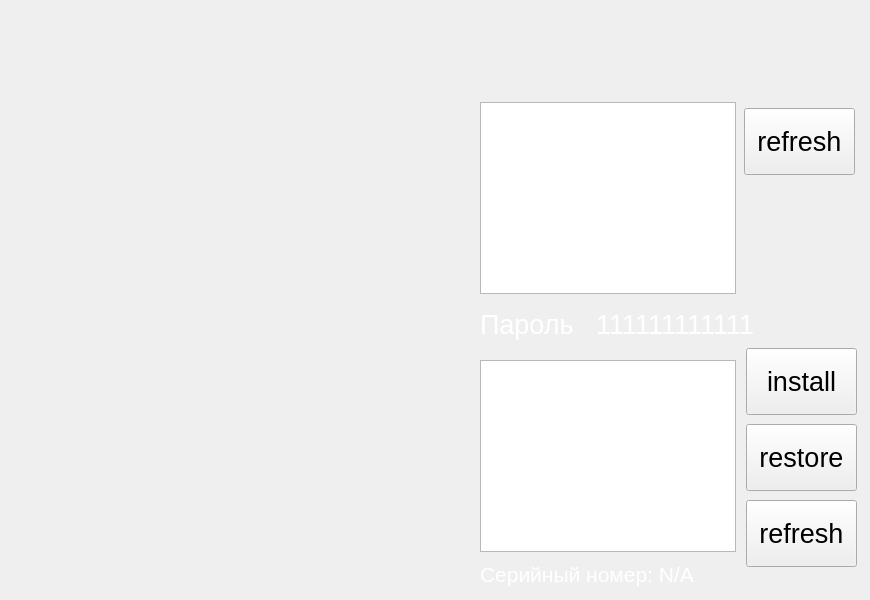
<?xml version="1.0" encoding="UTF-8"?>
<ui version="4.0">
 <class>SettingsWifiLeftForm</class>
 <widget class="QWidget" name="SettingsWifiLeftForm">
  <property name="geometry">
   <rect>
    <x>0</x>
    <y>0</y>
    <width>870</width>
    <height>600</height>
   </rect>
  </property>
  <property name="windowTitle">
   <string>Form</string>
  </property>
  <widget class="QFrame" name="frame_background">
   <property name="geometry">
    <rect>
     <x>0</x>
     <y>0</y>
     <width>870</width>
     <height>600</height>
    </rect>
   </property>
   <property name="styleSheet">
    <string notr="true">QFrame#frame_background
{
	background-image: url(:/Images/Images/service/global/password/backgrounds/service_generalSettings_sub-background_password.png);
}</string>
   </property>
   <property name="frameShape">
    <enum>QFrame::NoFrame</enum>
   </property>
   <property name="frameShadow">
    <enum>QFrame::Plain</enum>
   </property>
   <widget class="QPushButton" name="pushButton_1">
    <property name="geometry">
     <rect>
      <x>76</x>
      <y>102</y>
      <width>92</width>
      <height>91</height>
     </rect>
    </property>
    <property name="styleSheet">
     <string notr="true">QPushButton
{
	border-style:none;
	outline: none;
}
QPushButton::pressed
{
	border-style:none;
	outline: none;
	background-image: url(:/Images/Images/service/global/password/buttons/service_generalSettings_password_button_1_on.png);
}
</string>
    </property>
    <property name="text">
     <string/>
    </property>
   </widget>
   <widget class="QPushButton" name="pushButton_2">
    <property name="geometry">
     <rect>
      <x>198</x>
      <y>102</y>
      <width>92</width>
      <height>91</height>
     </rect>
    </property>
    <property name="styleSheet">
     <string notr="true">QPushButton
{
	border-style:none;
	outline: none;
}
QPushButton::pressed
{
	border-style:none;
	outline: none;
	background-image: url(:/Images/Images/service/global/password/buttons/service_generalSettings_password_button_2_on.png);
}
</string>
    </property>
    <property name="text">
     <string/>
    </property>
   </widget>
   <widget class="QPushButton" name="pushButton_3">
    <property name="geometry">
     <rect>
      <x>318</x>
      <y>102</y>
      <width>92</width>
      <height>91</height>
     </rect>
    </property>
    <property name="styleSheet">
     <string notr="true">QPushButton
{
	border-style:none;
	outline: none;
}
QPushButton::pressed
{
	border-style:none;
	outline: none;
	background-image: url(:/Images/Images/service/global/password/buttons/service_generalSettings_password_button_3_on.png);
}
</string>
    </property>
    <property name="text">
     <string/>
    </property>
   </widget>
   <widget class="QPushButton" name="pushButton_4">
    <property name="geometry">
     <rect>
      <x>76</x>
      <y>216</y>
      <width>92</width>
      <height>91</height>
     </rect>
    </property>
    <property name="styleSheet">
     <string notr="true">QPushButton
{
	border-style:none;
	outline: none;
}
QPushButton::pressed
{
	border-style:none;
	outline: none;
	background-image: url(:/Images/Images/service/global/password/buttons/service_generalSettings_password_button_4_on.png);
}
</string>
    </property>
    <property name="text">
     <string/>
    </property>
   </widget>
   <widget class="QPushButton" name="pushButton_5">
    <property name="geometry">
     <rect>
      <x>198</x>
      <y>218</y>
      <width>92</width>
      <height>91</height>
     </rect>
    </property>
    <property name="styleSheet">
     <string notr="true">QPushButton
{
	border-style:none;
	outline: none;
}
QPushButton::pressed
{
	border-style:none;
	outline: none;
	background-image: url(:/Images/Images/service/global/password/buttons/service_generalSettings_password_button_5_on.png);
}
</string>
    </property>
    <property name="text">
     <string/>
    </property>
   </widget>
   <widget class="QPushButton" name="pushButton_6">
    <property name="geometry">
     <rect>
      <x>318</x>
      <y>218</y>
      <width>92</width>
      <height>91</height>
     </rect>
    </property>
    <property name="styleSheet">
     <string notr="true">QPushButton
{
	border-style:none;
	outline: none;
}
QPushButton::pressed
{
	border-style:none;
	outline: none;
	background-image: url(:/Images/Images/service/global/password/buttons/service_generalSettings_password_button_6_on.png);
}
</string>
    </property>
    <property name="text">
     <string/>
    </property>
   </widget>
   <widget class="QPushButton" name="pushButton_7">
    <property name="geometry">
     <rect>
      <x>76</x>
      <y>334</y>
      <width>92</width>
      <height>91</height>
     </rect>
    </property>
    <property name="styleSheet">
     <string notr="true">QPushButton
{
	border-style:none;
	outline: none;
}
QPushButton::pressed
{
	border-style:none;
	outline: none;
	background-image: url(:/Images/Images/service/global/password/buttons/service_generalSettings_password_button_7_on.png);
}
</string>
    </property>
    <property name="text">
     <string/>
    </property>
   </widget>
   <widget class="QPushButton" name="pushButton_8">
    <property name="geometry">
     <rect>
      <x>196</x>
      <y>332</y>
      <width>92</width>
      <height>91</height>
     </rect>
    </property>
    <property name="styleSheet">
     <string notr="true">QPushButton
{
	border-style:none;
	outline: none;
}
QPushButton::pressed
{
	border-style:none;
	outline: none;
	background-image: url(:/Images/Images/service/global/password/buttons/service_generalSettings_password_button_8_on.png);
}
</string>
    </property>
    <property name="text">
     <string/>
    </property>
   </widget>
   <widget class="QPushButton" name="pushButton_9">
    <property name="geometry">
     <rect>
      <x>316</x>
      <y>334</y>
      <width>92</width>
      <height>91</height>
     </rect>
    </property>
    <property name="styleSheet">
     <string notr="true">QPushButton
{
	border-style:none;
	outline: none;
}
QPushButton::pressed
{
	border-style:none;
	outline: none;
	background-image: url(:/Images/Images/service/global/password/buttons/service_generalSettings_password_button_9_on.png);
}
</string>
    </property>
    <property name="text">
     <string/>
    </property>
   </widget>
   <widget class="QPushButton" name="pushButton_0">
    <property name="geometry">
     <rect>
      <x>76</x>
      <y>450</y>
      <width>92</width>
      <height>91</height>
     </rect>
    </property>
    <property name="styleSheet">
     <string notr="true">QPushButton
{
	border-style:none;
	outline: none;
}
QPushButton::pressed
{
	border-style:none;
	outline: none;
	background-image: url(:/Images/Images/service/global/password/buttons/service_generalSettings_password_button_0_on.png);
}
</string>
    </property>
    <property name="text">
     <string/>
    </property>
   </widget>
   <widget class="QPushButton" name="pushButton_backspace">
    <property name="geometry">
     <rect>
      <x>198</x>
      <y>450</y>
      <width>92</width>
      <height>91</height>
     </rect>
    </property>
    <property name="styleSheet">
     <string notr="true">QPushButton
{
	border-style:none;
	outline: none;
}
QPushButton::pressed
{
	border-style:none;
	outline: none;
	background-image: url(:/Images/Images/service/global/password/buttons/service_generalSettings_password_button_backspace_on.png);
}
</string>
    </property>
    <property name="text">
     <string/>
    </property>
   </widget>
   <widget class="QPushButton" name="pushButton_save">
    <property name="geometry">
     <rect>
      <x>316</x>
      <y>450</y>
      <width>92</width>
      <height>91</height>
     </rect>
    </property>
    <property name="styleSheet">
     <string notr="true">QPushButton
{
	border-style:none;
	outline: none;
}
QPushButton::pressed
{
	border-style:none;
	outline: none;
	background-image: url(:/Images/Images/service/global/password/buttons/service_generalSettings_password_button_save_on.png);
}
</string>
    </property>
    <property name="text">
     <string/>
    </property>
   </widget>
   <widget class="QListView" name="listView_wifis">
    <property name="geometry">
     <rect>
      <x>480</x>
      <y>102</y>
      <width>256</width>
      <height>192</height>
     </rect>
    </property>
    <property name="font">
     <font>
      <pointsize>20</pointsize>
     </font>
    </property>
    <property name="viewMode">
     <enum>QListView::ListMode</enum>
    </property>
   </widget>
   <widget class="QLabel" name="label">
    <property name="geometry">
     <rect>
      <x>480</x>
      <y>308</y>
      <width>99</width>
      <height>33</height>
     </rect>
    </property>
    <property name="font">
     <font>
      <pointsize>20</pointsize>
     </font>
    </property>
    <property name="styleSheet">
     <string notr="true">color: white;</string>
    </property>
    <property name="text">
     <string>Пароль</string>
    </property>
   </widget>
   <widget class="QLabel" name="label_password">
    <property name="geometry">
     <rect>
      <x>596</x>
      <y>308</y>
      <width>247</width>
      <height>33</height>
     </rect>
    </property>
    <property name="font">
     <font>
      <pointsize>20</pointsize>
     </font>
    </property>
    <property name="styleSheet">
     <string notr="true">color: white;</string>
    </property>
    <property name="text">
     <string>111111111111</string>
    </property>
   </widget>
   <widget class="QPushButton" name="pushButton_refresh">
    <property name="geometry">
     <rect>
      <x>744</x>
      <y>108</y>
      <width>111</width>
      <height>67</height>
     </rect>
    </property>
    <property name="font">
     <font>
      <pointsize>20</pointsize>
     </font>
    </property>
    <property name="text">
     <string>refresh</string>
    </property>
   </widget>
   <widget class="QListView" name="listView_versions">
    <property name="geometry">
     <rect>
      <x>480</x>
      <y>360</y>
      <width>256</width>
      <height>192</height>
     </rect>
    </property>
    <property name="font">
     <font>
      <pointsize>20</pointsize>
     </font>
    </property>
    <property name="viewMode">
     <enum>QListView::ListMode</enum>
    </property>
   </widget>
   <widget class="QPushButton" name="pushButton_install">
    <property name="geometry">
     <rect>
      <x>746</x>
      <y>348</y>
      <width>111</width>
      <height>67</height>
     </rect>
    </property>
    <property name="font">
     <font>
      <pointsize>20</pointsize>
     </font>
    </property>
    <property name="text">
     <string>install</string>
    </property>
   </widget>
   <widget class="QPushButton" name="pushButton_restore">
    <property name="geometry">
     <rect>
      <x>746</x>
      <y>424</y>
      <width>111</width>
      <height>67</height>
     </rect>
    </property>
    <property name="font">
     <font>
      <pointsize>20</pointsize>
     </font>
    </property>
    <property name="text">
     <string>restore</string>
    </property>
   </widget>
   <widget class="QPushButton" name="pushButton_versionsRefresh">
    <property name="geometry">
     <rect>
      <x>746</x>
      <y>500</y>
      <width>111</width>
      <height>67</height>
     </rect>
    </property>
    <property name="font">
     <font>
      <pointsize>20</pointsize>
     </font>
    </property>
    <property name="text">
     <string>refresh</string>
    </property>
   </widget>
   <widget class="QLabel" name="label_status">
    <property name="geometry">
     <rect>
      <x>480</x>
      <y>556</y>
      <width>251</width>
      <height>33</height>
     </rect>
    </property>
    <property name="font">
     <font>
      <pointsize>20</pointsize>
     </font>
    </property>
    <property name="styleSheet">
     <string notr="true">color: white;</string>
    </property>
    <property name="text">
     <string/>
    </property>
   </widget>
   <widget class="QLabel" name="label_serial">
    <property name="geometry">
     <rect>
      <x>480</x>
      <y>558</y>
      <width>259</width>
      <height>33</height>
     </rect>
    </property>
    <property name="font">
     <font>
      <pointsize>16</pointsize>
     </font>
    </property>
    <property name="styleSheet">
     <string notr="true">color: white;</string>
    </property>
    <property name="text">
     <string>Серийный номер: N/A</string>
    </property>
   </widget>
  </widget>
 </widget>
 <resources/>
 <connections/>
</ui>
